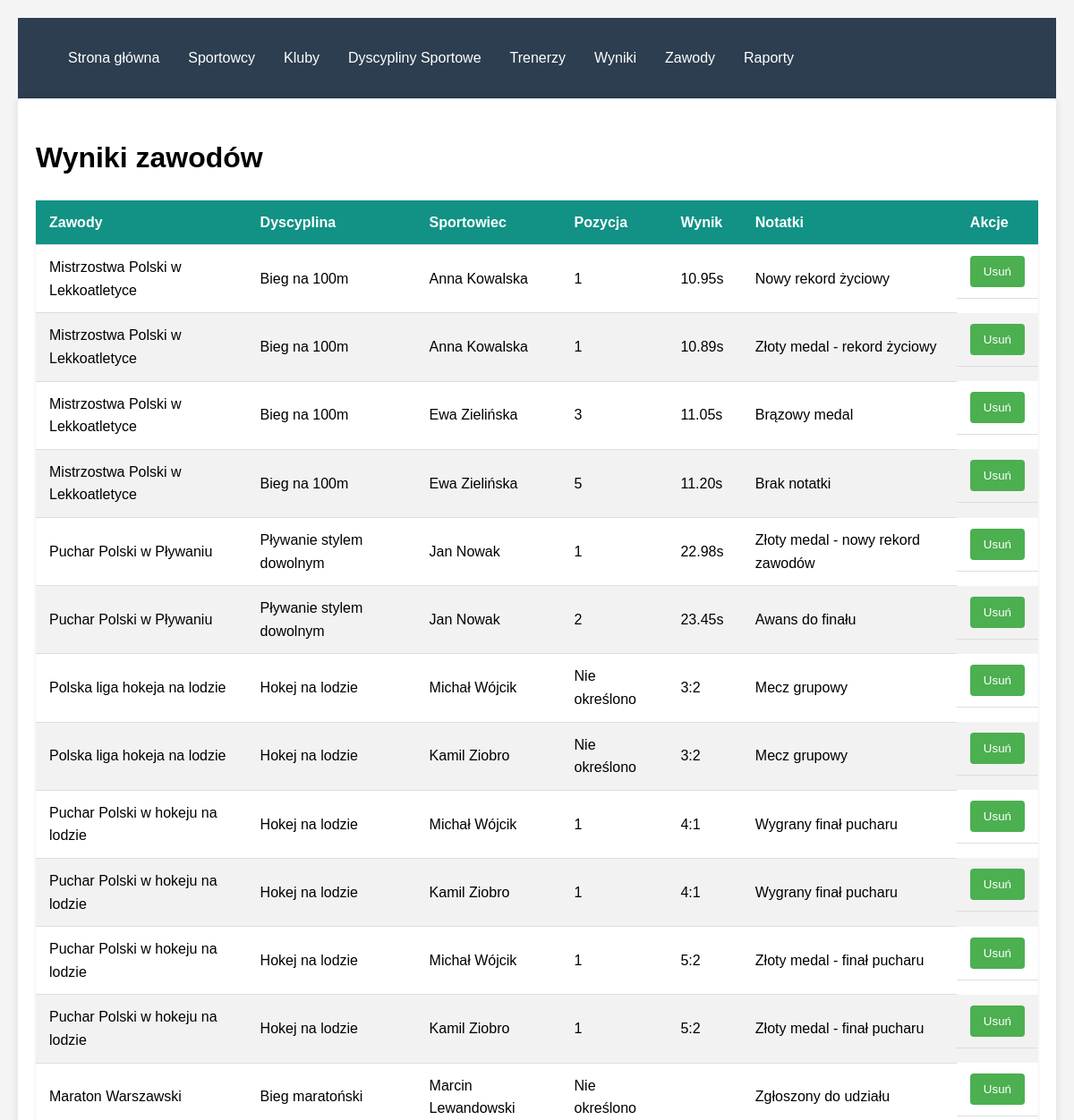
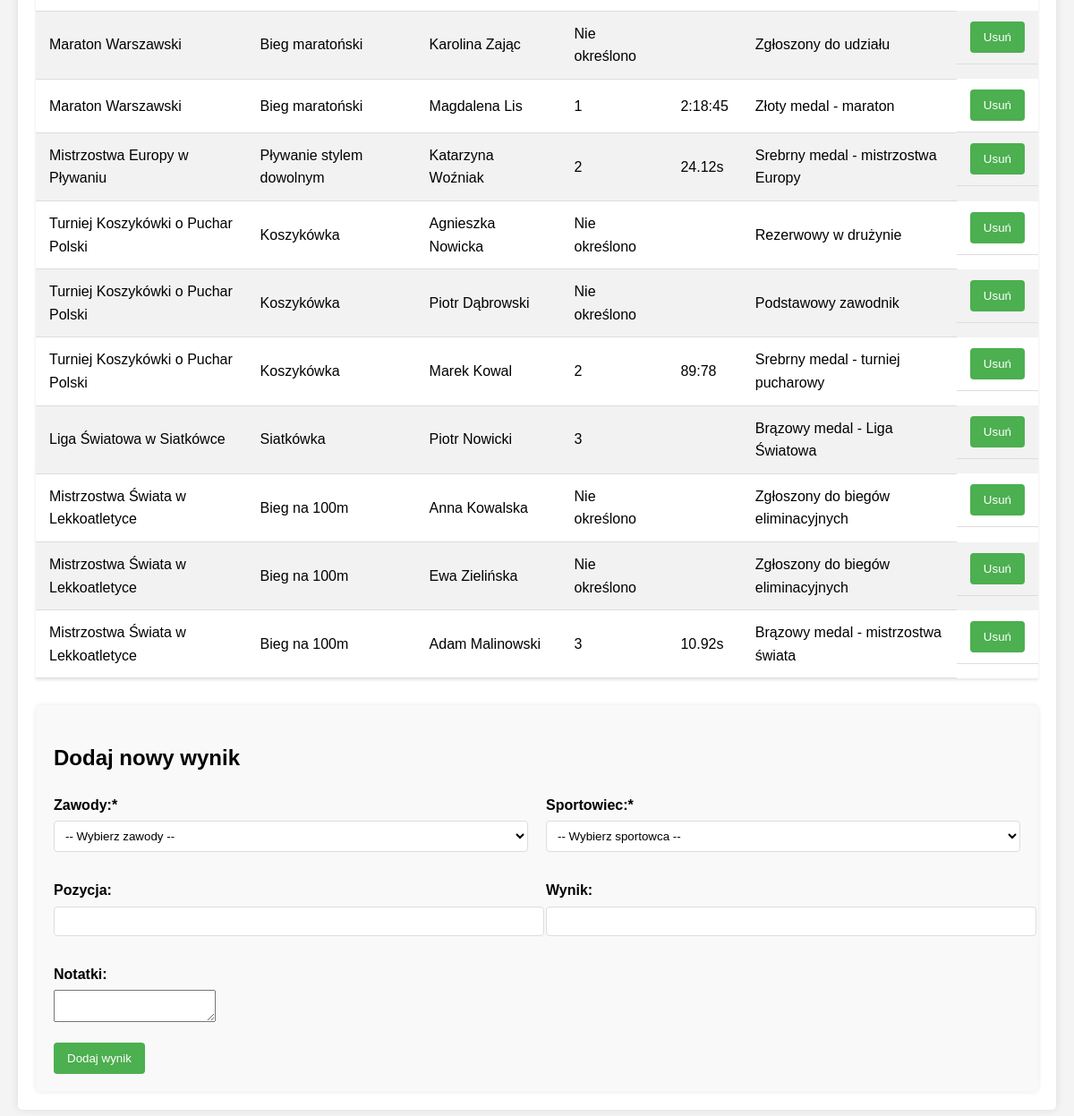
/baza_sport/scores.php, run on the app's committed database (2 pictures, top to bottom).
### tables this page shows
CREATE TABLE `wyniki` (
  `wynik_id` int(11) NOT NULL,
  `zawody_id` int(11) DEFAULT NULL,
  `sportowiec_id` int(11) DEFAULT NULL,
  `pozycja` int(11) DEFAULT NULL,
  `wynik` varchar(50) DEFAULT NULL,
  `notatki` text DEFAULT NULL
);

CREATE TABLE `zawody` (
  `zawody_id` int(11) NOT NULL,
  `nazwa` varchar(100) NOT NULL,
  `dyscyplina_id` int(11) DEFAULT NULL,
  `data_rozpoczecia` date NOT NULL,
  `data_zakonczenia` date DEFAULT NULL,
  `miejsce` varchar(100) DEFAULT NULL,
  `organizator` varchar(100) DEFAULT NULL
);

CREATE TABLE `dyscypliny` (
  `dyscyplina_id` int(11) NOT NULL,
  `nazwa` varchar(100) NOT NULL,
  `typ` enum('indywidualna','zespołowa') NOT NULL,
  `opis` text DEFAULT NULL
);

CREATE TABLE `sportowcy` (
  `sportowiec_id` int(11) NOT NULL,
  `imie` varchar(50) NOT NULL,
  `nazwisko` varchar(50) NOT NULL,
  `data_urodzenia` date NOT NULL,
  `plec` enum('M','K') NOT NULL,
  `kraj_pochodzenia` varchar(50) DEFAULT NULL,
  `klub_id` int(11) DEFAULT NULL,
  `trener_id` int(11) DEFAULT NULL
);

### baza_sport/scores.php (the view, shortened to what this page needs)
<?php
require_once __DIR__ . '/includes/config.php';
try {
    $sql = "SELECT w.*,
                   s.imie as sportowiec_imie, s.nazwisko as sportowiec_nazwisko,
                   z.nazwa as zawody_nazwa, d.nazwa as dyscyplina_nazwa
            FROM Wyniki w
            JOIN Sportowcy s ON w.sportowiec_id = s.sportowiec_id
            JOIN Zawody z ON w.zawody_id = z.zawody_id
            JOIN Dyscypliny d ON z.dyscyplina_id = d.dyscyplina_id
            ORDER BY w.zawody_id, w.pozycja";
    $wyniki = $conn->query($sql)->fetchAll();
} catch (PDOException $e) {
    die("Błąd przy pobieraniu danych: " . $e->getMessage());
}
?>
<!DOCTYPE html>
<html lang="pl">
<head>
    <link rel="stylesheet" href="style.css">
</head>
<body>
    <?php include 'includes/header.php'; ?>
    <div class="container">
        <h1>Wyniki zawodów</h1>
        <table class="data-table">
            <thead>
                <tr>
                    <th>Zawody</th>
                    <th>Dyscyplina</th>
                    <th>Sportowiec</th>
                    <th>Pozycja</th>
                    <th>Wynik</th>
                    <th>Notatki</th>
                    <th>Akcje</th>
                </tr>
            </thead>
            <tbody>
                <?php foreach ($wyniki as $wynik): ?>
                <tr>
                    <td><?= htmlspecialchars($wynik['zawody_nazwa']) ?></td>
                    <td><?= htmlspecialchars($wynik['dyscyplina_nazwa']) ?></td>
                    <td><?= htmlspecialchars($wynik['sportowiec_imie'].' '.$wynik['sportowiec_nazwisko']) ?></td>
                    <td><?= $wynik['pozycja'] ?: 'Nie określono' ?></td>
                    <td><?= htmlspecialchars($wynik['wynik']) ?></td>
                    <td><?= htmlspecialchars($wynik['notatki'] ?? 'Brak notatki') ?></td>
                    <td class="action-cell">
                        <form method="POST" class="delete-form" onsubmit="return confirm('Czy na pewno chcesz usunąć ten wynik?');">
                            <button type="submit" name="delete_result" class="btn btn-delete">Usuń</button>
                        </form>
                    </td>
                </tr>
                <?php endforeach; ?>
            </tbody>
        </table>
        <div class="form-container">
            <h2>Dodaj nowy wynik</h2>
            <form method="POST">
                <div class="form-row">
                    <div class="form-group">
                        <label for="zawody_id">Zawody:*</label>
                        <select id="zawody_id" name="zawody_id" required>
                            <option value="">-- Wybierz zawody --</option>
                        </select>
                    </div>
                    <div class="form-group">
                        <label for="sportowiec_id">Sportowiec:*</label>
                        <select id="sportowiec_id" name="sportowiec_id" required>
                            <option value="">-- Wybierz sportowca --</option>
                        </select>
                    </div>
                </div>
                <div class="form-row">
                    <div class="form-group">
                        <label for="pozycja">Pozycja:</label>
                        <input type="number" id="pozycja" name="pozycja" min="1">
                    </div>
                    <div class="form-group">
                        <label for="wynik">Wynik:</label>
                        <input type="text" id="wynik" name="wynik">
                    </div>
                </div>
                <div class="form-group">
                    <label for="notatki">Notatki:</label>
                    <textarea id="notatki" name="notatki" rows="2"></textarea>
                </div>
                <button type="submit" name="add_result" class="btn btn-add">Dodaj wynik</button>
            </form>
        </div>
    </div>
</body>
</html>

### baza_sport/style.css (style rules this page uses)
body { font-family: Arial, sans-serif; line-height: 1.6; margin: 0; padding: 20px; background-color: #f4f4f4; }
.container { max-width: 1200px; margin: 0 auto; background: #fff; padding: 20px; border-radius: 5px; box-shadow: 0 0 10px rgba(0,0,0,0.1); }
.form-container { max-width: 1200px; margin-top: 30px; padding: 20px; background: #f9f9f9; border-radius: 5px; box-shadow: 0 0 5px rgba(0,0,0,0.1); }
.form-group { margin-bottom: 15px; }
.form-group label { display: block; margin-bottom: 5px; font-weight: bold; }
.form-group input { width: 100%; padding: 8px; border: 1px solid #ddd; border-radius: 4px; }
.form-row { display: flex; gap: 20px; margin-bottom: 15px; }
.form-row .form-group { flex: 1; }
select, input[type="date"] { width: 100%; padding: 8px; border: 1px solid #ddd; border-radius: 4px; background: white; }
.btn { color: white; padding: 10px 15px; border: none; border-radius: 4px; cursor: pointer; text-decoration: none; display: inline-block; text-align: center; }
.btn-add { background: #4CAF50; }
.btn-delete { background: #4CAF50; }
.action-cell { display: flex; gap: 5px; }
.delete-form { display: inline; }
.data-table { width: 100%; border-collapse: collapse; margin: 20px 0; box-shadow: 0 2px 3px rgba(0,0,0,0.1); }
.data-table th, .data-table td { padding: 12px 15px; text-align: left; border-bottom: 1px solid #ddd; }
.data-table th { background-color: #119285; color: white; font-weight: bold; }
.data-table tr:nth-child(even) { background-color: #f2f2f2; }

### data on the page
wyniki: zawody.nazwa "Mistrzostwa Polski w Lekkoatletyce", dyscypliny.nazwa "Bieg na 100m", sportowiec.nazwisko "Anna Kowalska", pozycja "1", wynik "10.95s", notatki "Nowy rekord życiowy"
wyniki: zawody.nazwa "Mistrzostwa Polski w Lekkoatletyce", dyscypliny.nazwa "Bieg na 100m", sportowiec.nazwisko "Anna Kowalska", pozycja "1", wynik "10.89s", notatki "Złoty medal - rekord życiowy"
wyniki: zawody.nazwa "Mistrzostwa Polski w Lekkoatletyce", dyscypliny.nazwa "Bieg na 100m", sportowiec.nazwisko "Ewa Zielińska", pozycja "3", wynik "11.05s", notatki "Brązowy medal"
wyniki: zawody.nazwa "Mistrzostwa Polski w Lekkoatletyce", dyscypliny.nazwa "Bieg na 100m", sportowiec.nazwisko "Ewa Zielińska", pozycja "5", wynik "11.20s", notatki "Brak notatki"
wyniki: zawody.nazwa "Puchar Polski w Pływaniu", dyscypliny.nazwa "Pływanie stylem dowolnym", sportowiec.nazwisko "Jan Nowak", pozycja "1", wynik "22.98s", notatki "Złoty medal - nowy rekord zawodów"
wyniki: zawody.nazwa "Puchar Polski w Pływaniu", dyscypliny.nazwa "Pływanie stylem dowolnym", sportowiec.nazwisko "Jan Nowak", pozycja "2", wynik "23.45s", notatki "Awans do finału"
wyniki: zawody.nazwa "Polska liga hokeja na lodzie", dyscypliny.nazwa "Hokej na lodzie", sportowiec.nazwisko "Michał Wójcik", pozycja "Nie określono", wynik "3:2", notatki "Mecz grupowy"
wyniki: zawody.nazwa "Polska liga hokeja na lodzie", dyscypliny.nazwa "Hokej na lodzie", sportowiec.nazwisko "Kamil Ziobro", pozycja "Nie określono", wynik "3:2", notatki "Mecz grupowy"
wyniki: zawody.nazwa "Puchar Polski w hokeju na lodzie", dyscypliny.nazwa "Hokej na lodzie", sportowiec.nazwisko "Michał Wójcik", pozycja "1", wynik "4:1", notatki "Wygrany finał pucharu"
wyniki: zawody.nazwa "Puchar Polski w hokeju na lodzie", dyscypliny.nazwa "Hokej na lodzie", sportowiec.nazwisko "Kamil Ziobro", pozycja "1", wynik "4:1", notatki "Wygrany finał pucharu"
wyniki: zawody.nazwa "Puchar Polski w hokeju na lodzie", dyscypliny.nazwa "Hokej na lodzie", sportowiec.nazwisko "Michał Wójcik", pozycja "1", wynik "5:2", notatki "Złoty medal - finał pucharu"
wyniki: zawody.nazwa "Puchar Polski w hokeju na lodzie", dyscypliny.nazwa "Hokej na lodzie", sportowiec.nazwisko "Kamil Ziobro", pozycja "1", wynik "5:2", notatki "Złoty medal - finał pucharu"
wyniki: zawody.nazwa "Maraton Warszawski", dyscypliny.nazwa "Bieg maratoński", sportowiec.nazwisko "Marcin Lewandowski", pozycja "Nie określono", notatki "Zgłoszony do udziału"
wyniki: zawody.nazwa "Maraton Warszawski", dyscypliny.nazwa "Bieg maratoński", sportowiec.nazwisko "Karolina Zając", pozycja "Nie określono", notatki "Zgłoszony do udziału"
wyniki: zawody.nazwa "Maraton Warszawski", dyscypliny.nazwa "Bieg maratoński", sportowiec.nazwisko "Magdalena Lis", pozycja "1", wynik "2:18:45", notatki "Złoty medal - maraton"
wyniki: zawody.nazwa "Mistrzostwa Europy w Pływaniu", dyscypliny.nazwa "Pływanie stylem dowolnym", sportowiec.nazwisko "Katarzyna Woźniak", pozycja "2", wynik "24.12s", notatki "Srebrny medal - mistrzostwa Europy"
wyniki: zawody.nazwa "Turniej Koszykówki o Puchar Polski", dyscypliny.nazwa "Koszykówka", sportowiec.nazwisko "Agnieszka Nowicka", pozycja "Nie określono", notatki "Rezerwowy w drużynie"
wyniki: zawody.nazwa "Turniej Koszykówki o Puchar Polski", dyscypliny.nazwa "Koszykówka", sportowiec.nazwisko "Piotr Dąbrowski", pozycja "Nie określono", notatki "Podstawowy zawodnik"
wyniki: zawody.nazwa "Turniej Koszykówki o Puchar Polski", dyscypliny.nazwa "Koszykówka", sportowiec.nazwisko "Marek Kowal", pozycja "2", wynik "89:78", notatki "Srebrny medal - turniej pucharowy"
wyniki: zawody.nazwa "Liga Światowa w Siatkówce", dyscypliny.nazwa "Siatkówka", sportowiec.nazwisko "Piotr Nowicki", pozycja "3", notatki "Brązowy medal - Liga Światowa"
wyniki: zawody.nazwa "Mistrzostwa Świata w Lekkoatletyce", dyscypliny.nazwa "Bieg na 100m", sportowiec.nazwisko "Anna Kowalska", pozycja "Nie określono", notatki "Zgłoszony do biegów eliminacyjnych"
wyniki: zawody.nazwa "Mistrzostwa Świata w Lekkoatletyce", dyscypliny.nazwa "Bieg na 100m", sportowiec.nazwisko "Ewa Zielińska", pozycja "Nie określono", notatki "Zgłoszony do biegów eliminacyjnych"
wyniki: zawody.nazwa "Mistrzostwa Świata w Lekkoatletyce", dyscypliny.nazwa "Bieg na 100m", sportowiec.nazwisko "Adam Malinowski", pozycja "3", wynik "10.92s", notatki "Brązowy medal - mistrzostwa świata"
